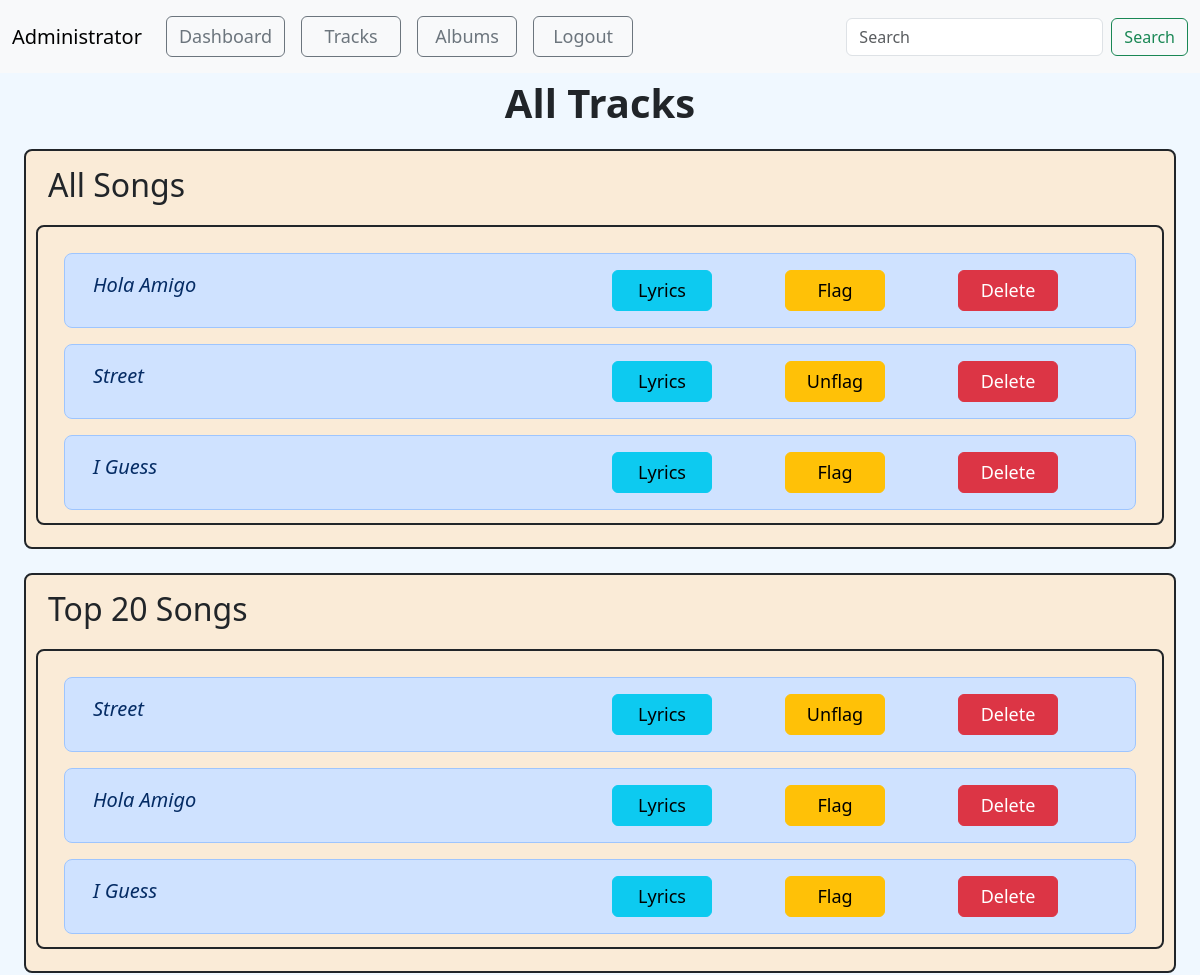
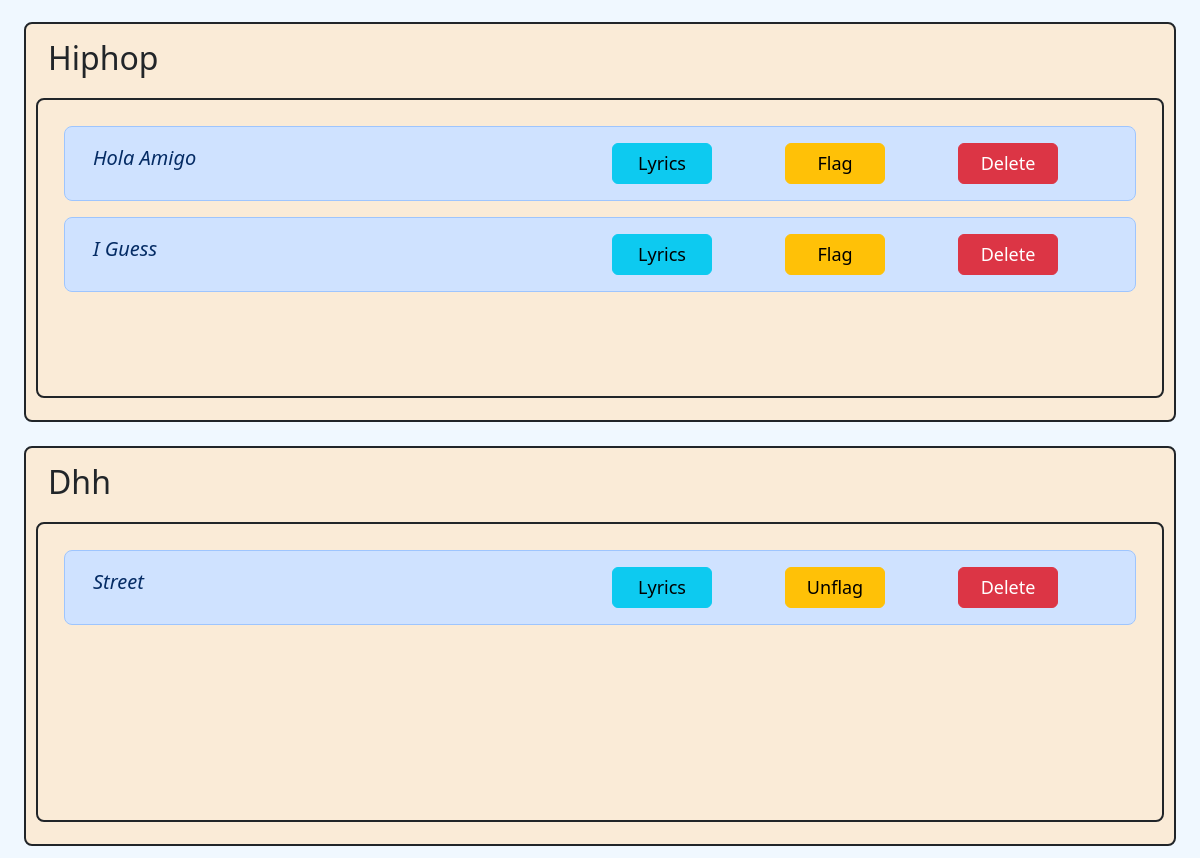
Before: /admin_songs/1 (upper part) with the older database file (2 pictures, top to bottom).
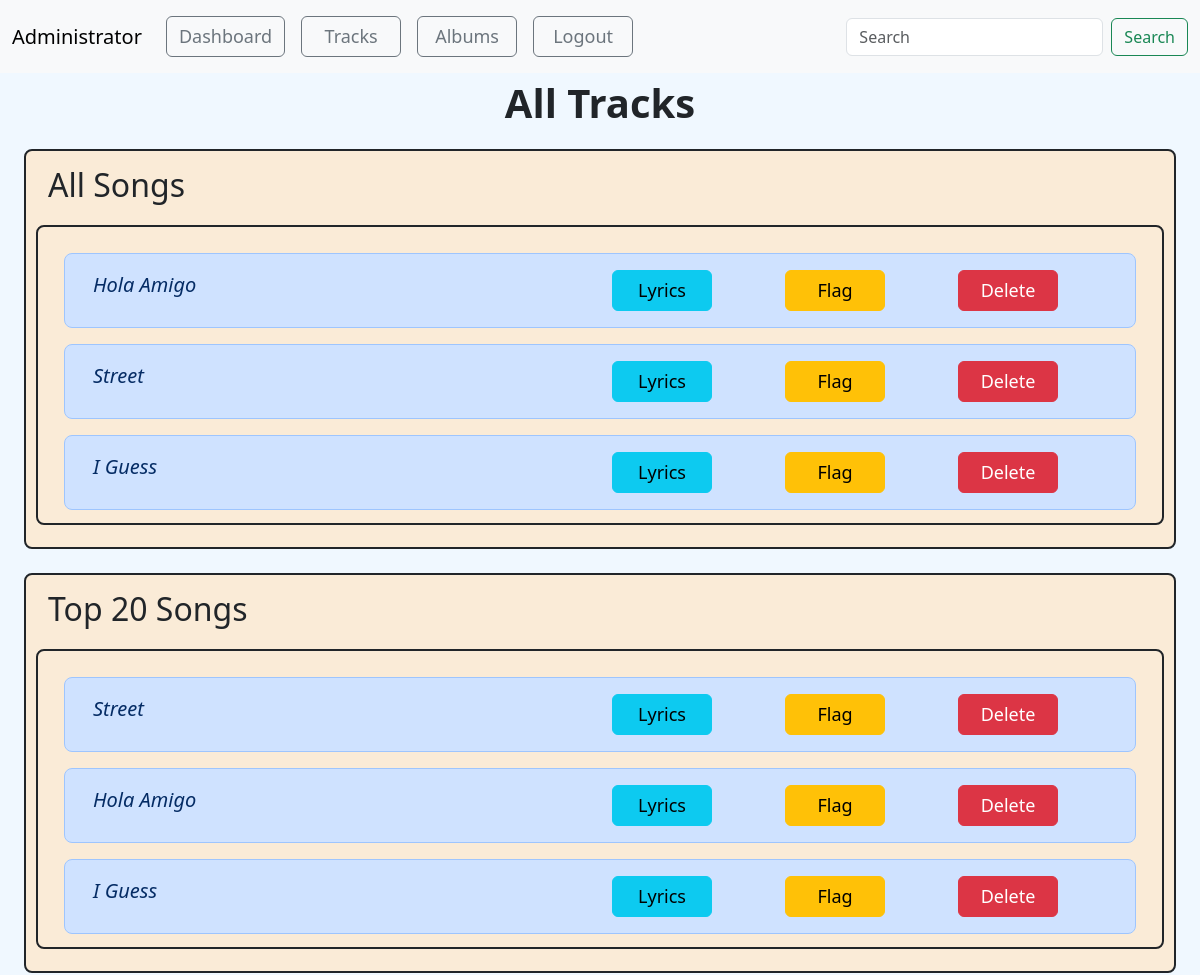
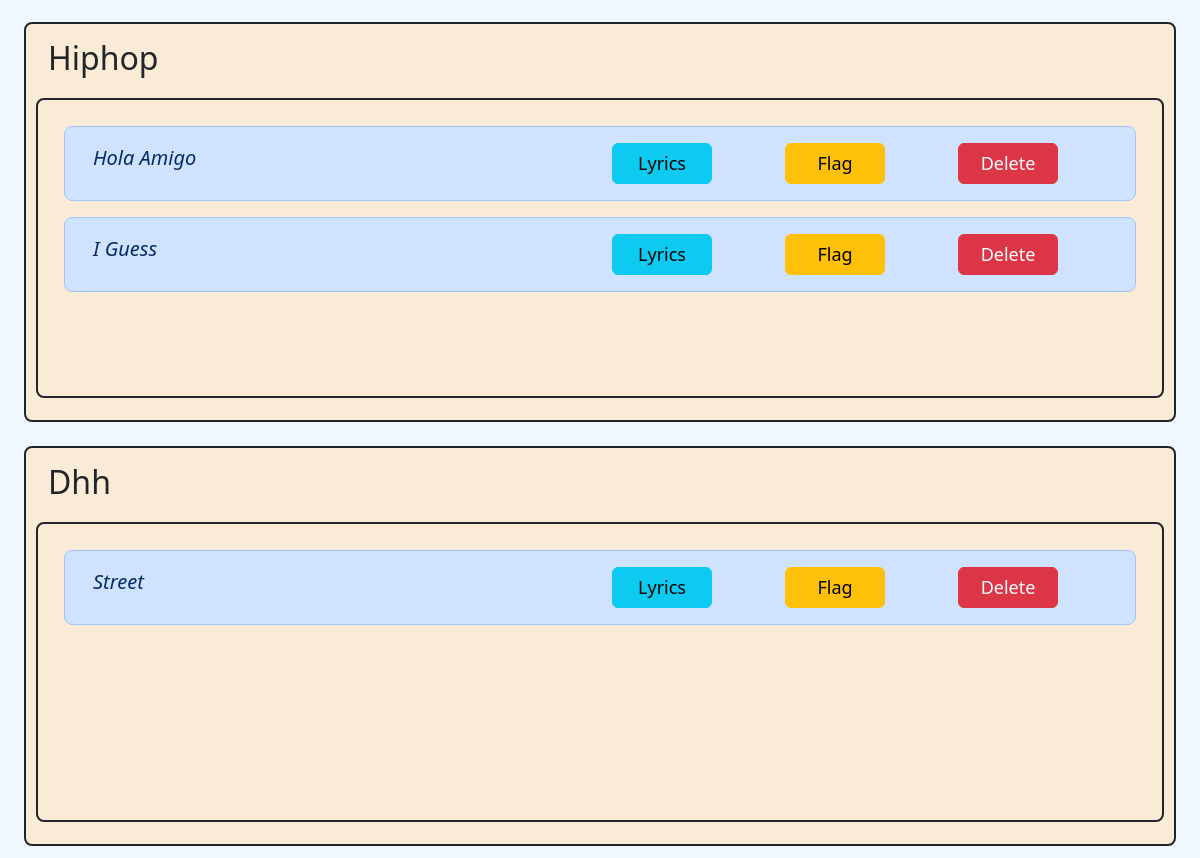
After: the same page with the newer database file (2 pictures, top to bottom).
### model1.py (models this page shows, shortened)
class Song(db.Model):
    song_id = db.Column(db.Integer, primary_key=True)
    song_name = db.Column(db.String(100), nullable=False)
    song_artist = db.Column(db.String(100))
    song_language = db.Column(db.String(30))
    song_genre = db.Column(db.String(50))
    song_lyrics = db.Column(db.Text())   # variable string size
    song_duration = db.Column(db.Integer)  # in seconds
    release_date = db.Column(db.String(20))
    creator_id = db.Column(db.Integer, db.ForeignKey("user.user_id"), nullable=False)
    album_id = db.Column(db.Integer, db.ForeignKey("album.album_id") ,default=None)
    song_path = db.Column(db.String(255),default=None)
    song_thumbnail = db.Column(db.String(255),default=None)
    song_play_count = db.Column(db.Integer, default=0)
    song_flag = db.Column(db.Boolean,default=False)
    song_avg_rating = db.Column(db.Float(), default=0) # included later during devlopement
    creator = db.relationship("User", backref="songs")

### app.py (the view)
@app.route("/admin_songs/<int:a_id>", methods=["GET", "POST"])
def admin_songs(a_id):
    admin = Admin.query.get(a_id)
    songs = Song.query.all()
    genres = Song.query.with_entities(Song.song_genre).distinct().all()
    genre_list = [genre[0] for genre in genres]
    top_songs = Song.query.order_by(Song.song_play_count.desc()).limit(20).all()
    if admin.isloggedin:
        return render_template("admin_songs.html", songs=songs, admin=admin,genres=genre_list,top_songs=top_songs)
    else:
        return redirect("/")

### app.py (called while the page is built)
@app.context_processor
def search_processor():
    return {'searched': request.form.get("searched")}

### templates/admin_songs.html (shortened to what the changed rows need)
<!doctype html>
<html lang="en">
<head>
    <link href="https://cdn.jsdelivr.net/npm/bootstrap@5.3.2/dist/css/bootstrap.min.css" rel="stylesheet"
>
</head>
<body>
<div class="container-fluid songs  min-vh-100">
    <div class="container-fluid ">
        {% if songs|length == 0 %}
        <p>No Songs Availaible</p>
        {% else %}
            <div class="container-fluid border border border-2 rounded-3 border-dark mb-4 overflow-auto" id="songs" >
                <div class="song container border border-2 rounded-3 border-dark m-auto overflow-auto">
                    {% for song in songs %}
                        <div class="row m-3 p-3 text-primary-emphasis bg-primary-subtle border border-primary-subtle rounded-3">
                            <div class="col-6 text-capitalize fs-5 fst-italic">{{song.song_name}}</div>
                            <div class="col"><a class="btn btn-info" href="/admin_song_lyrics/{{admin.admin_id}}/{{song.song_id}}" role="button" style="width: 100px; font-size:large;" >Lyrics</a></div>
                            {% if song.song_flag == false %}
                            <div class="col"><a class="btn btn-warning" href="/flag_song/{{admin.admin_id}}/{{song.song_id}}" role="button" style="width: 100px; font-size:large;">Flag</a></div>
                            {% else %}
                            <div class="col"><a class="btn btn-warning" href="/flag_song/{{admin.admin_id}}/{{song.song_id}}" role="button" style="width: 100px; font-size:large;">Unflag</a></div>
                            {% endif %}
                            <div class="col"><a class="btn btn-danger" href="/admin_delete_song/{{admin.admin_id}}/{{song.song_id}}" role="button" style="width: 100px; font-size:large;">Delete</a></div>
                        </div>
                    {% endfor %}
                </div>
            </div>
            <div class="container-fluid border border border-2 rounded-3 border-dark mb-4 overflow-auto" id="songs" >
                <div class="song container border border-2 rounded-3 border-dark m-auto overflow-auto">
                    {% for song in top_songs %}
                        <div class="row m-3 p-3 text-primary-emphasis bg-primary-subtle border border-primary-subtle rounded-3">
                            <div class="col-6 text-capitalize fs-5 fst-italic">{{song.song_name}}</div>
                            <div class="col"><a class="btn btn-info" href="/admin_song_lyrics/{{admin.admin_id}}/{{song.song_id}}" role="button" style="width: 100px; font-size:large;" >Lyrics</a></div>
                            {% if song.song_flag == false %}
                            <div class="col"><a class="btn btn-warning" href="/flag_song/{{admin.admin_id}}/{{song.song_id}}" role="button" style="width: 100px; font-size:large;">Flag</a></div>
                            {% else %}
                            <div class="col"><a class="btn btn-warning" href="/flag_song/{{admin.admin_id}}/{{song.song_id}}" role="button" style="width: 100px; font-size:large;">Unflag</a></div>
                            {% endif %}
                            <div class="col"><a class="btn btn-danger" href="/admin_delete_song/{{admin.admin_id}}/{{song.song_id}}" role="button" style="width: 100px; font-size:large;">Delete</a></div>
                        </div>
                    {% endfor %}
                </div>
            </div>
            {% for genre in genres %}
                <div class="container-fluid border border border-2 rounded-3 border-dark mb-4 overflow-auto" id="songs" >
                    <div class="container-fluid sticky-sm-top">
                        <p class="text-capitalize fs-2 ">{{genre}}</p>
                    </div>
                    <div class="song container border border-2 rounded-3 border-dark m-auto overflow-auto">
                        {% for song in songs %}
                            {% if song.song_genre == genre %}
                                <div class="row m-3 p-3 text-primary-emphasis bg-primary-subtle border border-primary-subtle rounded-3">
                                    <div class="col-6 text-capitalize fs-5 fst-italic">{{song.song_name}}</div>
                                    <div class="col"><a class="btn btn-info" href="/admin_song_lyrics/{{admin.admin_id}}/{{song.song_id}}" role="button" style="width: 100px; font-size:large;" >Lyrics</a></div>
                                    {% if song.song_flag == false %}
                                    <div class="col"><a class="btn btn-warning" href="/flag_song/{{admin.admin_id}}/{{song.song_id}}" role="button" style="width: 100px; font-size:large;">Flag</a></div>
                                    {% else %}
                                    <div class="col"><a class="btn btn-warning" href="/flag_song/{{admin.admin_id}}/{{song.song_id}}" role="button" style="width: 100px; font-size:large;">Unflag</a></div>
                                    {% endif %}
                                    <div class="col"><a class="btn btn-danger" href="/admin_delete_song/{{admin.admin_id}}/{{song.song_id}}" role="button" style="width: 100px; font-size:large;">Delete</a></div>
                                </div>
                            {% endif %}
                        {% endfor %}
                    </div>
                </div>
            {% endfor %}
        {% endif %}
    </div>
</div>
</body>
</html>

Changed rows visible on the page:
changed Song "Street": song_flag "Unflag Unflag" → "Flag Flag"
Other visible differences:
list line gone: "Unflag"
new list line: "Flag"
